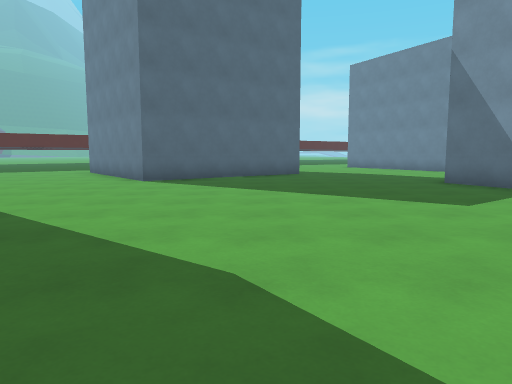
view 1 (above)

16 first-person views from a walk through a Godot game level. The camera is 1.3 m above the floor, tilts 6° down and sees 70° across. The floor is counted in squares, 2 m on a side. Each view is taken from the middle of a square. On the plan, view 1 faces up. The plan holds only what a view shows up to about 11 squares ahead; the rest is blank. The place goes on beyond the plan. Surface patterns are stand-ins for the level's own textures.

view 2
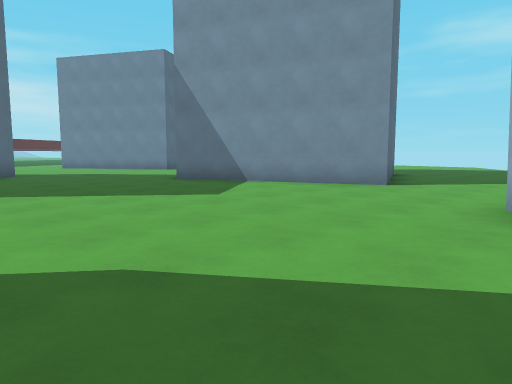

view 3
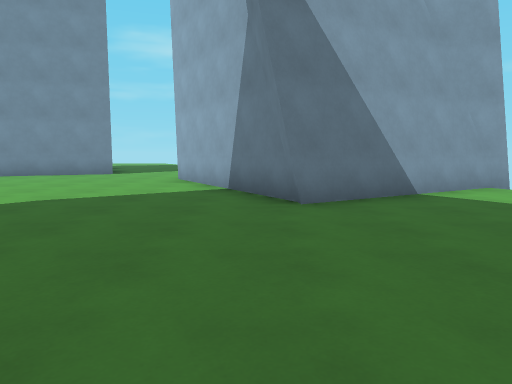

view 4
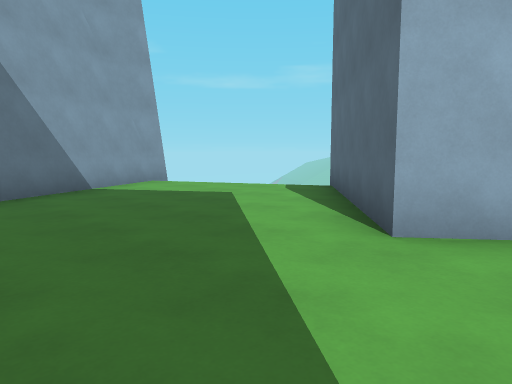

view 5
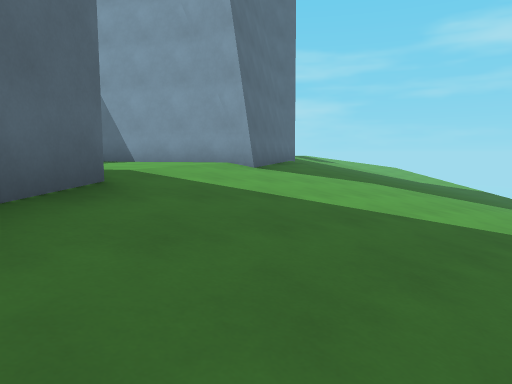

view 6
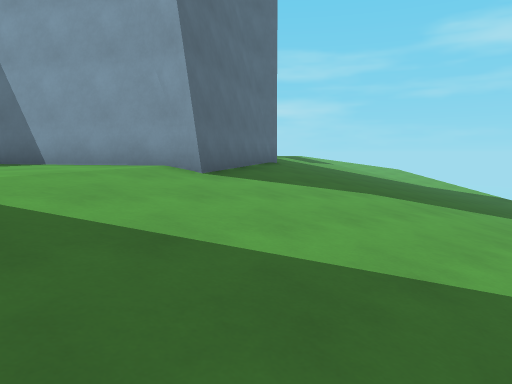

view 7
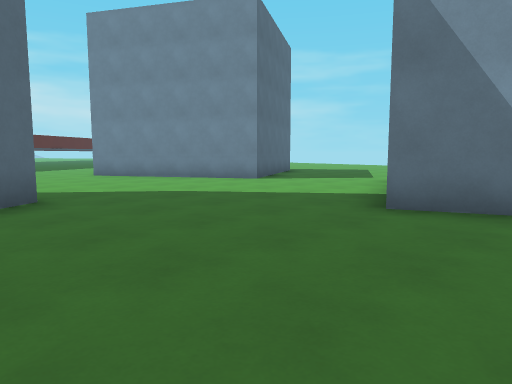

view 8
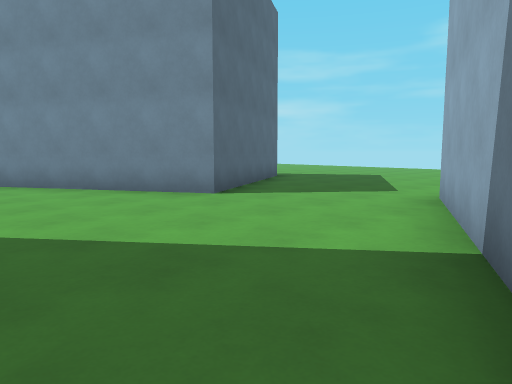

view 9
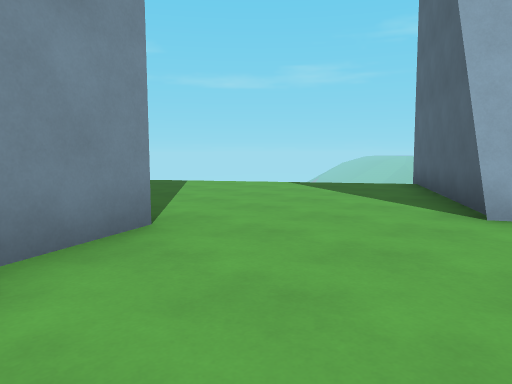

view 10
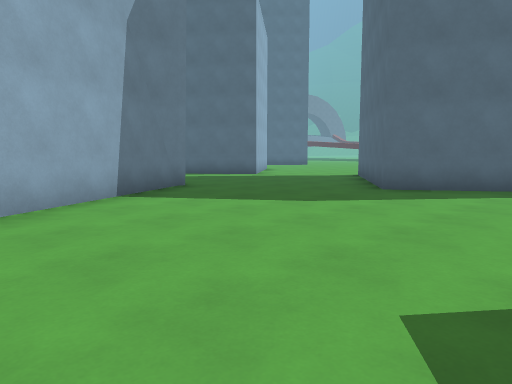

view 11
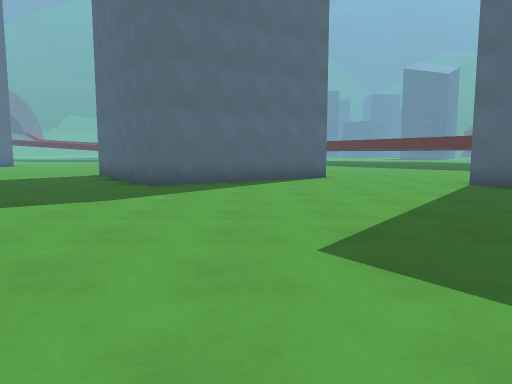

view 12
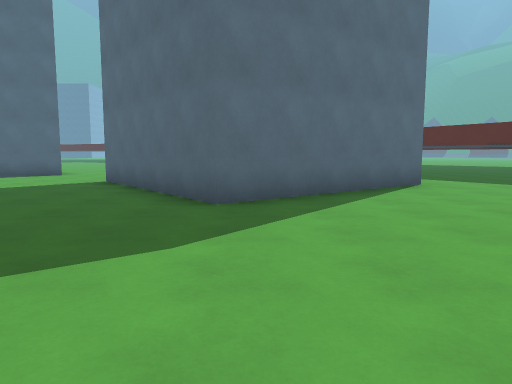

view 13
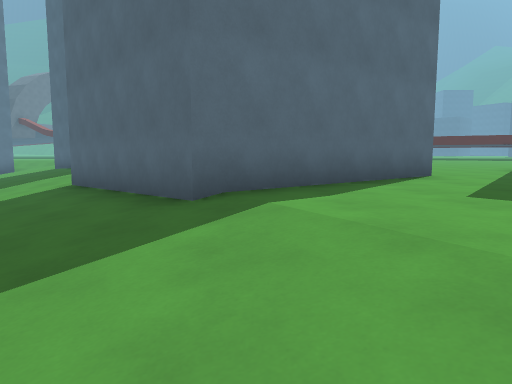

view 14
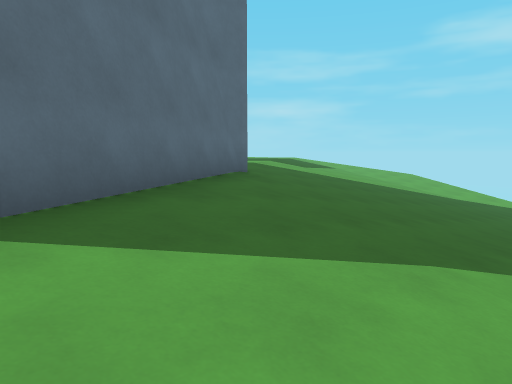

view 15
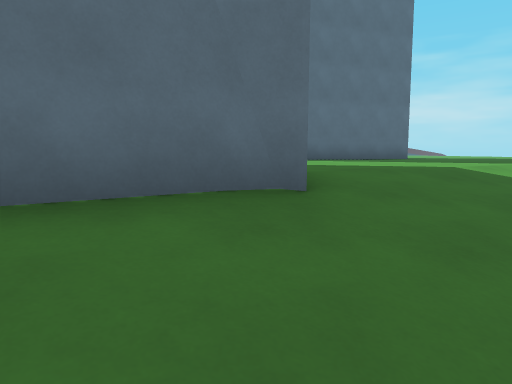

view 16
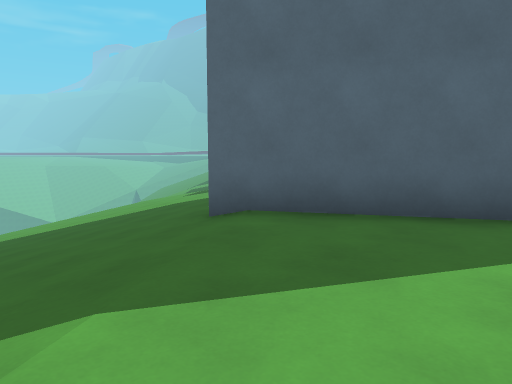

### Floor plan
Key: @ floor where view 1 was taken; # wall or solid block; . floor; / step, stairs or slope.
Columns run from 8 left of view 1 to 9 right of it. Each row starts with its distance up from view 1.
 16       .... ..##
 15       #.......#
 14       ##......####
 13        ##......#..
 12         ##........
 11  ...#  ###........
 10  ...####.........#
  9   ...##........###
  8   ...........###
  7   ...........#
  6   ...........##
  5    #..........# ##
  4    ##.........###.
  3     #.............
  2     ##............
  1    ##.............
  0   ##....@..##.....
 -1 .........#####....
 -2 ........##   #..//
 -3  ........#   ##///
 -4   .#.....#####////
 -5    ##.....##//////
 -6     ##.../////////
 -7      ##///////////
 -8     ###///////////
 -9    ##/////////////
-10   ##////////////
-11   ///////    ///

Where each view was taken, in squares from view 1:
view 1: 0 up, 0 right, facing up
view 2: 0 up, 1 left, facing up-right
view 3: 1 down, 5 left, facing right
view 4: 1 down, 6 left, facing down-right
view 5: 11 down, 3 left, facing up-right
view 6: 10 down, 1 left, facing up-right
view 7: 6 up, 0 right, facing up-right
view 8: 8 up, 3 right, facing up-right
view 9: 5 up, 3 right, facing down-right
view 10: 5 up, 4 right, facing down-left
view 11: 4 up, 5 right, facing left
view 12: 12 up, 6 right, facing left
view 13: 7 down, 2 right, facing left
view 14: 8 down, 2 right, facing up-right
view 15: 6 down, 6 right, facing up
view 16: 0 up, 9 right, facing down-left
